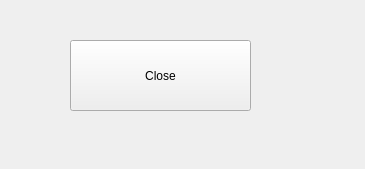
<?xml version="1.0" encoding="UTF-8"?>
<ui version="4.0">
 <class>subWindow</class>
 <widget class="QMainWindow" name="subWindow">
  <property name="geometry">
   <rect>
    <x>0</x>
    <y>0</y>
    <width>365</width>
    <height>169</height>
   </rect>
  </property>
  <property name="windowTitle">
   <string>MainWindow</string>
  </property>
  <widget class="QWidget" name="centralwidget">
   <widget class="QPushButton" name="btnSubClose">
    <property name="geometry">
     <rect>
      <x>70</x>
      <y>40</y>
      <width>181</width>
      <height>71</height>
     </rect>
    </property>
    <property name="text">
     <string>Close</string>
    </property>
   </widget>
  </widget>
 </widget>
 <resources/>
 <connections/>
</ui>
